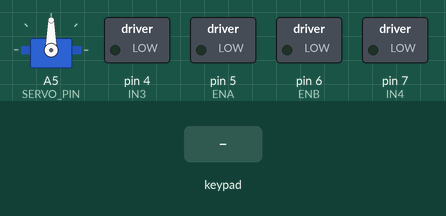
Simulated run of this sketch. Board: Arduino Uno, built with avr-gcc and run on an emulated ATmega328P. On the bench: servo, switched loads named in the sketch (green lamp = pin HIGH). The inputs (shaded band) are chosen by the test bench. Pins used as bus, display or sensor lines are not drawn.

Above: at 1.2 s.
1.3 s: key 'T' pressed
At 2.3 s:
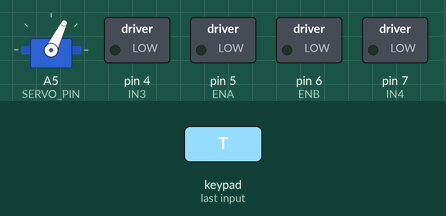
3.1 s: key 'U' pressed
At 3.3 s:
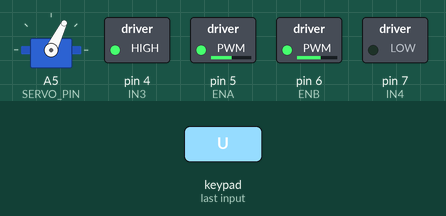
5.0 s: key 'D' pressed
At 5.2 s:
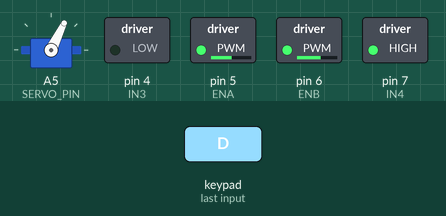
6.9 s: key 'O' pressed
At 7.3 s:
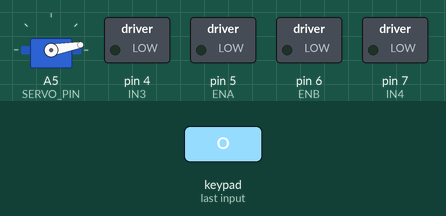
8.4 s: key 'L' pressed
At 8.6 s:
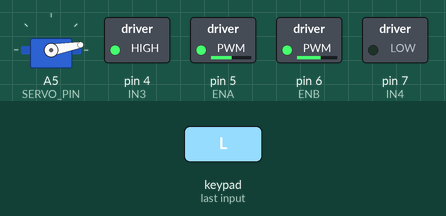
10.3 s: key 'R' pressed
At 10.5 s:
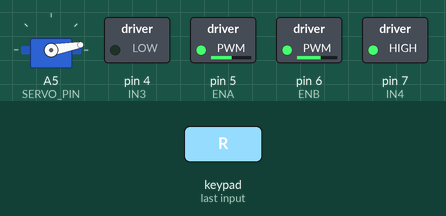
Timing chart, 0 to 13.2 s (numbered marks = the images above; inputs shaded):
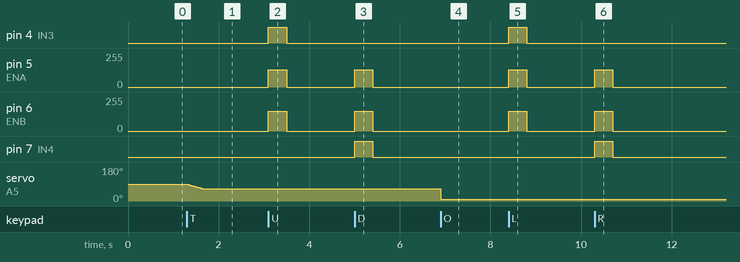

Measured:
- after the input at 1.3 s, servo on A5 (SERVO_PIN): moves from 90° to 64° over 0.37 s, starting at once
- after the input at 3.1 s, pin 4 (IN3): LOW → HIGH at once, → LOW 0.40 s later; pin 5 (ENA): 0/255 → 130/255 at once, → 0/255 0.40 s later; pin 6 (ENB): 0/255 → 150/255 at once, → 0/255 0.40 s later
- after the input at 5.0 s, pin 5 (ENA): 0/255 → 130/255 at once, → 0/255 0.40 s later; pin 6 (ENB): 0/255 → 150/255 at once, → 0/255 0.40 s later; pin 7 (IN4): LOW → HIGH at once, → LOW 0.40 s later
- after the input at 6.9 s, servo on A5 (SERVO_PIN): 64° → 10° at once
- after the input at 8.4 s, pin 4 (IN3): LOW → HIGH at once, → LOW 0.40 s later; pin 5 (ENA): 0/255 → 130/255 at once, → 0/255 0.40 s later; pin 6 (ENB): 0/255 → 150/255 at once, → 0/255 0.40 s later
- after the input at 10.3 s, pin 5 (ENA): 0/255 → 130/255 at once, → 0/255 0.40 s later; pin 6 (ENB): 0/255 → 150/255 at once, → 0/255 0.40 s later; pin 7 (IN4): LOW → HIGH at once, → LOW 0.40 s later

The sketch:

Robot_dieu_khien_bluetooth.ino
```cpp
#define CUSTOM_SETTINGS
#define INCLUDE_GAMEPAD_MODULE
#include <Dabble.h>
#include <Servo.h>
#define LINE_1 10
#define LINE_2 11
#define LINE_3 12
#define LINE_4 0
#define LINE_5 1
#define TRIG_PIN A0
#define ECHO_PIN A1
#define SERVO_PIN A5
#define ENA 5
#define IN1 0
#define IN2 1
#define ENB 6
#define IN3 4
#define IN4 7
#define ENC_L 2
#define ENC_R 3
Servo myServo;
int pwmLeft = 130;
int pwmRight = 150;
int servoAngle = 90;
int lastWrittenAngle = -1;
unsigned long lastServoUpdate = 0;
void leftMotor(int pwm) {
  pwm = constrain(pwm, -255, 255);
  if (pwm > 0) {
    digitalWrite(IN1, HIGH);
    digitalWrite(IN2, LOW);
  } else if (pwm < 0) {
    digitalWrite(IN1, LOW);
    digitalWrite(IN2, HIGH);
  } else {
    digitalWrite(IN1, LOW);
    digitalWrite(IN2, LOW);}
  analogWrite(ENA, abs(pwm));}
void rightMotor(int pwm) {
  pwm = constrain(pwm, -255, 255);
  if (pwm > 0) {
    digitalWrite(IN3, HIGH);
    digitalWrite(IN4, LOW);
  } else if (pwm < 0) {
    digitalWrite(IN3, LOW);
    digitalWrite(IN4, HIGH);
  } else {
    digitalWrite(IN3, LOW);
    digitalWrite(IN4, LOW);}
  analogWrite(ENB, abs(pwm));}
void stopMotor() {
  leftMotor(0);
  rightMotor(0);}
void forward() {
  leftMotor(pwmLeft);
  rightMotor(pwmRight);
}
void backward() {
  leftMotor(-pwmLeft);
  rightMotor(-pwmRight);
}
void turnLeft() {
  leftMotor(-pwmLeft);
  rightMotor(pwmRight);
}
void turnRight() {
  leftMotor(pwmLeft);
  rightMotor(-pwmRight);
}
void writeServoIfNeeded(int angle) {
  angle = constrain(angle, 0, 180);
  if (angle != lastWrittenAngle) {
    myServo.write(angle);
    lastWrittenAngle = angle;}}
void setup() {
  pinMode(LINE_1, INPUT_PULLUP);
  pinMode(LINE_2, INPUT_PULLUP);
  pinMode(LINE_3, INPUT_PULLUP);
  pinMode(LINE_4, INPUT_PULLUP);
  pinMode(LINE_5, INPUT_PULLUP);
  pinMode(TRIG_PIN, OUTPUT);
  digitalWrite(TRIG_PIN, LOW);
  pinMode(ECHO_PIN, INPUT);
  pinMode(ENA, OUTPUT);
  pinMode(IN1, OUTPUT);
  pinMode(IN2, OUTPUT);
  pinMode(ENB, OUTPUT);
  pinMode(IN3, OUTPUT);
  pinMode(IN4, OUTPUT);
  pinMode(ENC_L, INPUT_PULLUP);
  pinMode(ENC_R, INPUT_PULLUP);
  stopMotor();
  myServo.attach(SERVO_PIN);
  writeServoIfNeeded(90);
  Dabble.begin(9600, A3, A2);}
void loop() {
  Dabble.processInput();
  if (GamePad.isUpPressed()) {
    forward();
  } else if (GamePad.isDownPressed()) {
    backward();
  } else if (GamePad.isLeftPressed()) {
    turnLeft();
  } else if (GamePad.isRightPressed()) {
    turnRight();
  } else {
    stopMotor();
  }
  if (GamePad.isCrossPressed()) {
    if (millis() - lastServoUpdate > 30) {
      servoAngle = constrain(servoAngle + 2, 0, 180);
      writeServoIfNeeded(servoAngle);
      lastServoUpdate = millis();}}
  if (GamePad.isTrianglePressed()) {
    if (millis() - lastServoUpdate > 30) {
      servoAngle = constrain(servoAngle - 2, 0, 180);
      writeServoIfNeeded(servoAngle);
      lastServoUpdate = millis();}}
  if (GamePad.isSquarePressed()) {
    servoAngle = 180;
    writeServoIfNeeded(servoAngle);}
  if (GamePad.isCirclePressed()) {
    servoAngle = 10;
    writeServoIfNeeded(servoAngle);}
  if (GamePad.isStartPressed()) {
    servoAngle = 90;
    writeServoIfNeeded(servoAngle);}}
```
